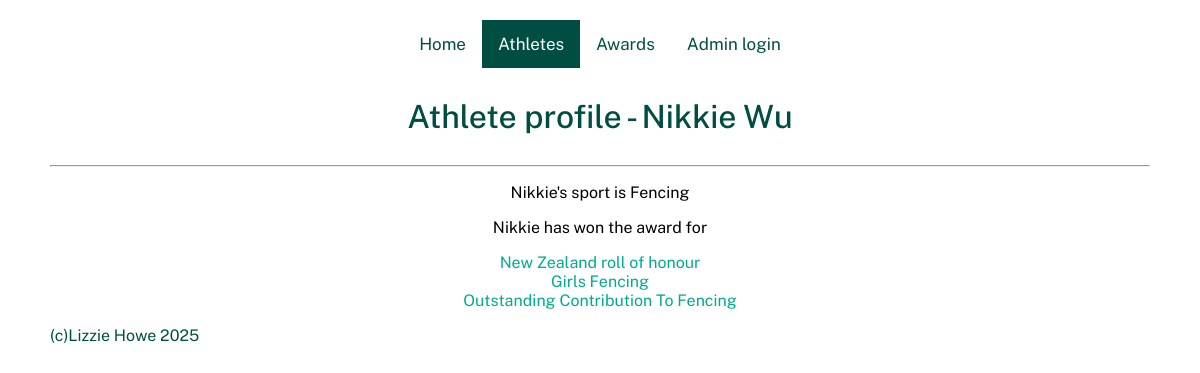
/player/11, run on the app's committed database.
### tables this page shows
CREATE TABLE athlete (athlete_id INTEGER PRIMARY KEY NOT NULL, firstname TEXT NOT NULL, lastname TEXT NOT NULL);

CREATE TABLE sport (sport_id INTEGER PRIMARY KEY NOT NULL, sport_name TEXT NOT NULL, season TEXT);

CREATE TABLE award (award_id INTEGER PRIMARY KEY NOT NULL, award_name TEXT NOT NULL, trophy_name TEXT, description TEXT, award_sport TEXT REFERENCES sport (sport_id), image TEXT);

### flaskimport.py (the view)
@app.route("/player/<int:athlete_id>")
def player_profile(athlete_id):
    db = get_db()
    cursor_sport_name = db.execute('''
        SELECT athlete.athlete_id, sport.sport_name
        FROM athlete
        JOIN athlete_sport ON athlete.athlete_id = athlete_sport.athlete_id
        JOIN sport ON athlete_sport.sport_id = sport.sport_id
        WHERE athlete.athlete_id = ?
        ''', (athlete_id,))
    rows = cursor_sport_name.fetchall()
    cursor_award_name = db.execute('''
        SELECT athlete.athlete_id, award.award_name, award.award_id
        FROM athlete
        JOIN athlete_award ON athlete.athlete_id = athlete_award.athlete_id
        JOIN award ON athlete_award.award_id = award.award_id
        WHERE athlete.athlete_id = ?
        ''', (athlete_id,))
    awards = cursor_award_name.fetchall()
    athlete = get_player(athlete_id)
    if not athlete:
        abort(404)
    if not awards:
        awards = [""]
    return render_template("player.html", athlete=athlete, rows=rows, awards=awards)

### flaskimport.py (called while the page is built)
def get_db():
    db = getattr(g, '_database', None)
    if db is None:
        db = g._database = sqlite3.connect('BHS_sport_history_database.db')
        db.row_factory = sqlite3.Row
    return db

def get_player(athlete_id):
    db = get_db()
    cursor = db.execute('''
    SELECT *
    FROM athlete
    WHERE athlete_id = ?
    ''', (athlete_id,))
    athlete = cursor.fetchone()
    return athlete

### templates/player.html
{% extends "layout.html" %}
{% block content %}
<div class="topnav">
    <a href="/">Home</a>
    <a class="active" href="/athletes">Athletes</a>
    <a href="/award">Awards</a>
    <a href="/add_athlete">Admin login</a>
</div>
<h1>Athlete profile - {{ athlete["firstname"] }} {{ athlete["lastname"] }} </h1>
<hr>
<body>
    {% if rows and rows[0]["sport_name"] %}
    <p class="player">{{ athlete["firstname"] }}'s sport is {{ rows[0]["sport_name"] }}</p>
    {% else %}
    <p class="player">Athlete's sport is unknown.</p>
    {% endif %}
    <p class="player">
            {{ athlete["firstname"] }} has won the award for{% for award in awards %}
            <li>
                <a class="player" href="/award_page/{{ award[2] }}"> {{ award["award_name"] }}</a>
            </li>
        {% endfor %}
    </p>
</body>
{% endblock %}

### static/style.css (style rules this page uses)
* { font-family: "Public Sans", sans-serif; font-optical-sizing: auto; font-weight: 400; font-style: normal; }
html, body { height: 100%; margin: 0; }
body { background-color: white; color: rgb(0, 78, 66); margin: 50px; margin-top: 20px; }
h1 { font-weight: 500; display: flex; justify-content: center; color: rgb(0, 78, 66); margin-top: 30px; margin-bottom: 30px; }
a { color: rgb(0, 171, 142); text-decoration: none; }
.topnav { display: flex; justify-content: center; overflow: hidden; }
.topnav a { float: left; color: rgb(0, 78, 66); text-align: center; padding: 14px 16px; text-decoration: none; font-size: 17px; transition: background-color .3s; }
.topnav a.active { background-color: rgb(0, 78, 66); color: rgb(255, 255, 255); }
p.player { margin-left: 150px; margin-right: 150px; text-align: center; color: black; }
li { list-style-type: none; text-align: center; }

### data on the page
athlete: firstname "Nikkie", lastname "Wu"
sport: sport_name "Fencing"
award: award_name "New Zealand roll of honour"
award: award_name "Girls Fencing"
award: award_name "Outstanding Contribution To Fencing"
